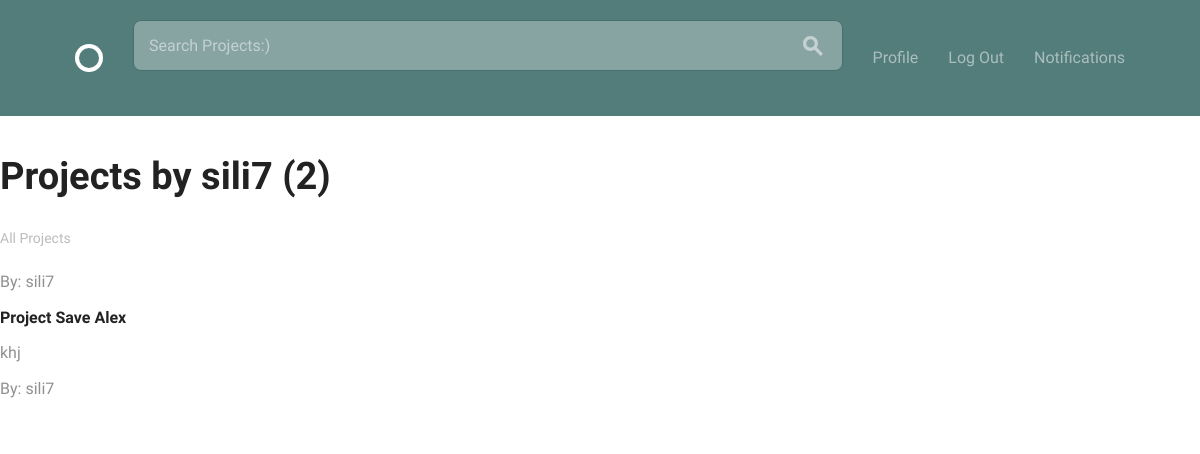
/projects/user/sili7/ (signed in), run on the app's committed database.
### accounts/models.py (models this page shows, shortened)
class User(AbstractBaseUser, PermissionsMixin):
    email = models.EmailField(unique=True)
    username = models.CharField(max_length=40, unique=True)
    display_name = models.CharField(max_length=140)
    bio = models.CharField(max_length=140, blank=True, default='')
    date_joined = models.DateTimeField(auto_now_add=True)
    is_active = models.BooleanField(default=True)
    is_staff = models.BooleanField(default=False)
    avatar = models.ImageField(default='default.png', upload_to='profile_pics')
    skills = models.ManyToManyField('Skill')
    objects = UserManager()
    USERNAME_FIELD = 'email'
    REQUIRED_FIELDS = ['display_name', 'username']
    def __str__(self):
        return self.username

### projects/models.py (models this page shows, shortened)
class Project(models.Model):
    title = models.CharField(max_length=100, unique=True)
    content = models.TextField(blank=True)
    slug = models.SlugField(max_length=100, unique=True)
    date_posted = models.DateTimeField(default=timezone.now)
    author = models.ForeignKey(
        settings.AUTH_USER_MODEL,
        on_delete=models.CASCADE,
    )
    position = models.ManyToManyField(
        'Position',
        blank=True,
        related_name='projects')
    project_status = models.BooleanField(default=False)
    project_timeline = models.TextField(max_length=200, blank=True)
    applicant_requirements = models.TextField(
                                            max_length=200,
                                            default='Applicants are required '
                                            'to be passionate about what they do'
                                            )
    def __str__(self):
        return self.title
    def slug(self):
        return slugify(self.title)
    class Meta:
        ordering = ['-date_posted']
        verbose_name = 'Project'
        verbose_name_plural = 'Projects'

### projects/views.py (the view)
# urls.py: path('user/<str:username>/', UserProjectListView.as_view(), name='user_list_projects'),
class UserProjectListView(generic.ListView):
    model = Project
    template_name = 'user_projects.html'
    context_object_name = 'projects'
    paginate_by = 3
    def get_queryset(self):
        user = get_object_or_404(User, username=self.kwargs.get('username'))
        return Project.objects.filter(author=user).order_by('-date_posted')

### projects/templates/user_projects.html (shortened to what this page needs)
{% extends 'layout.html' %}
{% block content %}
<h1>Projects by {{ view.kwargs.username }} ({{ page_obj.paginator.count }})</h1>
      <div class="circle--filter circle--secondary--module">
        <h1>All Projects</h1>
        <ul class="circle--filter--list">
          {% for object in projects %}
          <li><a class="selected" >{{ object }}</a></li>
          <li><a class="" >{{ object.content }}</a></li>
          <li><a class="" href="{% url 'projects:user_list_projects' object.author.username %}">By: {{ object.author }}</a></li>
          {% endfor %}
        </ul>
      </div>
{% endblock %}

### assets/css/global.css (style rules this page uses)
html { font-family: sans-serif; -ms-text-size-adjust: 100%; -webkit-text-size-adjust: 100%; }
body { margin: 0; }
a { background-color: transparent; }
h1 { font-size: 2em; margin: 0.67em 0; }
html { font-size: 62.5%; }
body { font-size: 1.5em; line-height: 1.6; font-weight: 400; font-family: "Cousine"; color: #666; }
h1, h2, h3, h4, h5, h6 { margin-top: 0; margin-bottom: 2rem; font-weight: bold; font-family: "Work Sans", sans-serif; color: #222; }
h1 { font-size: 3.8rem; }
@media (min-width: 550px) { h1 { font-size: 3.8rem; } }
a { color: #689b98; -webkit-transition: color 0.2s; -moz-transition: color 0.2s; -ms-transition: color 0.2s; -o-transition: color 0.2s; transition: color 0.2s; }
ul { list-style: circle inside; }
ul { padding-left: 0; margin-top: 0; }
li { margin-bottom: 1rem; font-size: 1.6rem; }
pre, blockquote, dl, figure, table, p, ul, ol, form { margin-bottom: 2.5rem; }
.circle--filter--list { list-style-type: none; }
.circle--filter--list a { text-decoration: none; color: rgba(34, 34, 34, 0.5); text-decoration: none; }
.circle--filter--list a.selected { color: #222; font-weight: bold; }
.circle--secondary--module { margin-bottom: 50px; }
.circle--secondary--module:before, .circle--secondary--module:after { content: " "; display: table; }
.circle--secondary--module:after { clear: both; }
.circle--secondary--module > h1, .circle--secondary--module > h2, .circle--secondary--module > h3, .circle--secondary--module > h4, .circle--secondary--module > h5, .circle--secondary--module > h6 { font-family: "Cousine"; color: rgba(34, 34, 34, 0.3); font-size: 1.4rem; font-weight: normal; }

### data on the page
User: kwargs.username "sili7"
Project: author "sili7"
Project: title "Project Save Alex", content "khj", author "sili7"

### other printed values
{{ page_obj.paginator.count }} "2"
